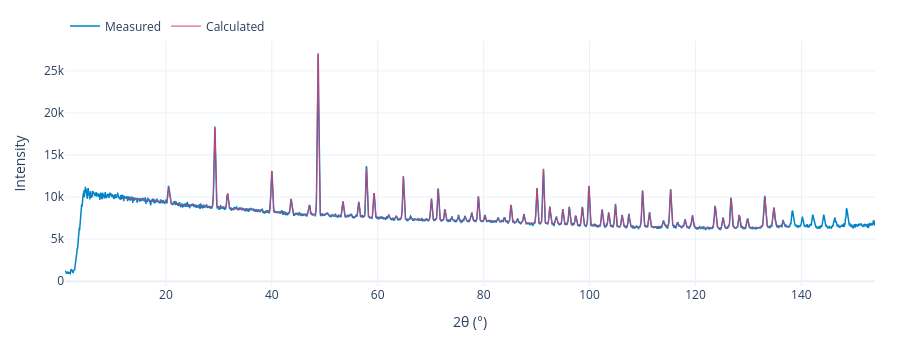

Notebook code for this chart:
### Code cell
import plotly.graph_objects as go

data = project.experiments[0].data
figure = go.Figure([
    go.Scatter(
        x=data.two_theta,
        y=data.intensity_meas,
        name='Measured',
        mode='lines',
        line={'color': '#0084c7', 'width': 1.5},
    ),
    go.Scatter(
        x=data.two_theta,
        y=data.intensity_calc,
        name='Calculated',
        mode='lines',
        line={'color': '#d13f73', 'width': 1},
    ),
])
figure.update_layout(
    template='plotly_white',
    height=340,
    margin={'l': 65, 'r': 25, 't': 25, 'b': 50},
    xaxis_title='2θ (°)',
    yaxis_title='Intensity',
    legend={'orientation': 'h', 'y': 1.12},
)
figure.show(renderer='plotly_mimetype')

### Figure 1 — Plotly figure (JSON) as saved in the notebook; plotly's stock layout.template omitted (floating-point values rounded to 4 significant figures; data arrays with more than 128 entries replaced by an {"elided": "..."} marker saying what was removed)
{"data": [{"line": {"color": "#0084c7", "width": 1.5}, "mode": "lines", "name": "Measured", "type": "scatter", "x": {"elided": "3060 float values"}, "y": {"elided": "3060 float values"}}, {"line": {"color": "#d13f73", "width": 1}, "mode": "lines", "name": "Calculated", "type": "scatter", "x": {"elided": "3060 float values"}, "y": {"elided": "3060 float values"}}], "layout": {"height": 340, "legend": {"orientation": "h", "y": 1.12}, "margin": {"b": 50, "l": 65, "r": 25, "t": 25}, "xaxis": {"title": {"text": "2θ (°)"}}, "yaxis": {"title": {"text": "Intensity"}}}}
